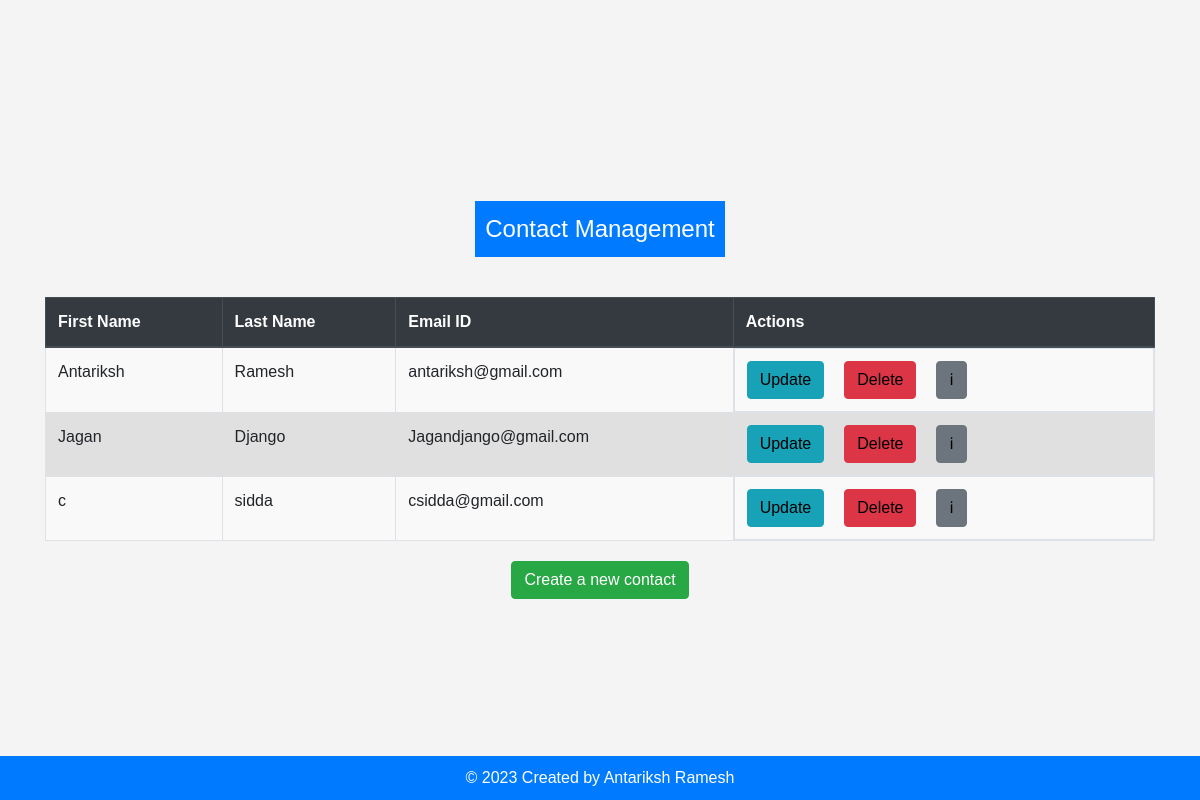
The page /contacts/ on the database as committed earlier.
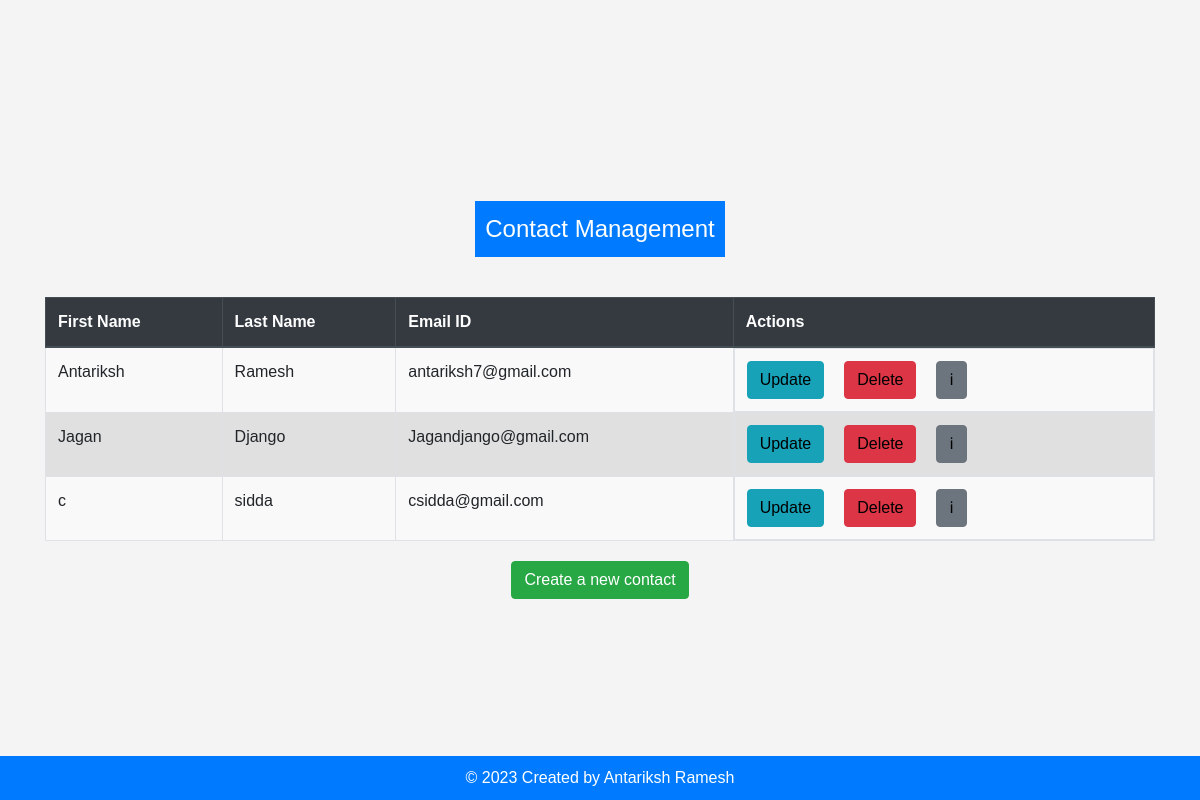
The same page on the database as committed later.
### Contact_details/models.py (models this page shows, shortened)
class Contact(models.Model):
    first_name = models.CharField(max_length=50)
    last_name = models.CharField(max_length=50, unique=True)
    email = models.EmailField(unique=True)
    phone_number = models.CharField(max_length=10)
    class Meta:
        app_label = 'Contact_details'
        managed = False

### Contact_details/views.py (the view)
# urls.py: path('contacts/', contact_list, name='contact_list'),
def contact_list(request):
    contacts = Contact.objects.all()
    return render(request, 'Contact_details/contact_list.html', {'contacts': contacts})

### Contact_details/Templates/Contact_details/contact_list.html (shortened to what this page needs)
<!DOCTYPE html>
<html lang="en">
<head>
    <link rel="stylesheet" href="https://stackpath.bootstrapcdn.com/bootstrap/4.3.1/css/bootstrap.min.css">
</head>
<body>
    <header class="bg-primary text-white">Contact Management</header>
    <div class="container">
        {% if contacts %}
            <table class="table table-bordered">
                <thead class="thead-dark">
                    <tr>
                        <th>First Name</th>
                        <th>Last Name</th>
                        <th>Email ID</th>
                        <th>Actions</th>
                    </tr>
                </thead>
                <tbody>
                    {% for contact in contacts %}
                        <tr>
                            <td>{{ contact.first_name }}</td>
                            <td>{{ contact.last_name }}</td>
                            <td>{{ contact.email }}</td>
                            <td class="actions">
                                <a href="{% url 'contact_update' pk=contact.pk %}" class="btn btn-info btn-update">Update</a>
                                <a href="{% url 'contact_delete' pk=contact.pk %}" class="btn btn-danger btn-delete">Delete</a>
                                <a href="{% url 'contact_detail' pk=contact.pk %}" class="btn btn-secondary">&#8505;</a>
                            </td>
                        </tr>
                    {% endfor %}
                </tbody>
            </table>
        {% else %}
            <p class="empty-message">No contacts available</p>
        {% endif %}
        <div class="create-link-container">
            <a href="{% url 'contact_create' %}" class="btn btn-success">Create a new contact</a>
        </div>
    </div>
    <footer class="bg-primary text-white">
        &copy; 2023 Created by Antariksh Ramesh
    </footer>
</body>
</html>

Rows that differ between the two databases and show on the page:
changed Contact "Antariksh": email "antariksh@gmail.com" → "antariksh7@gmail.com"
